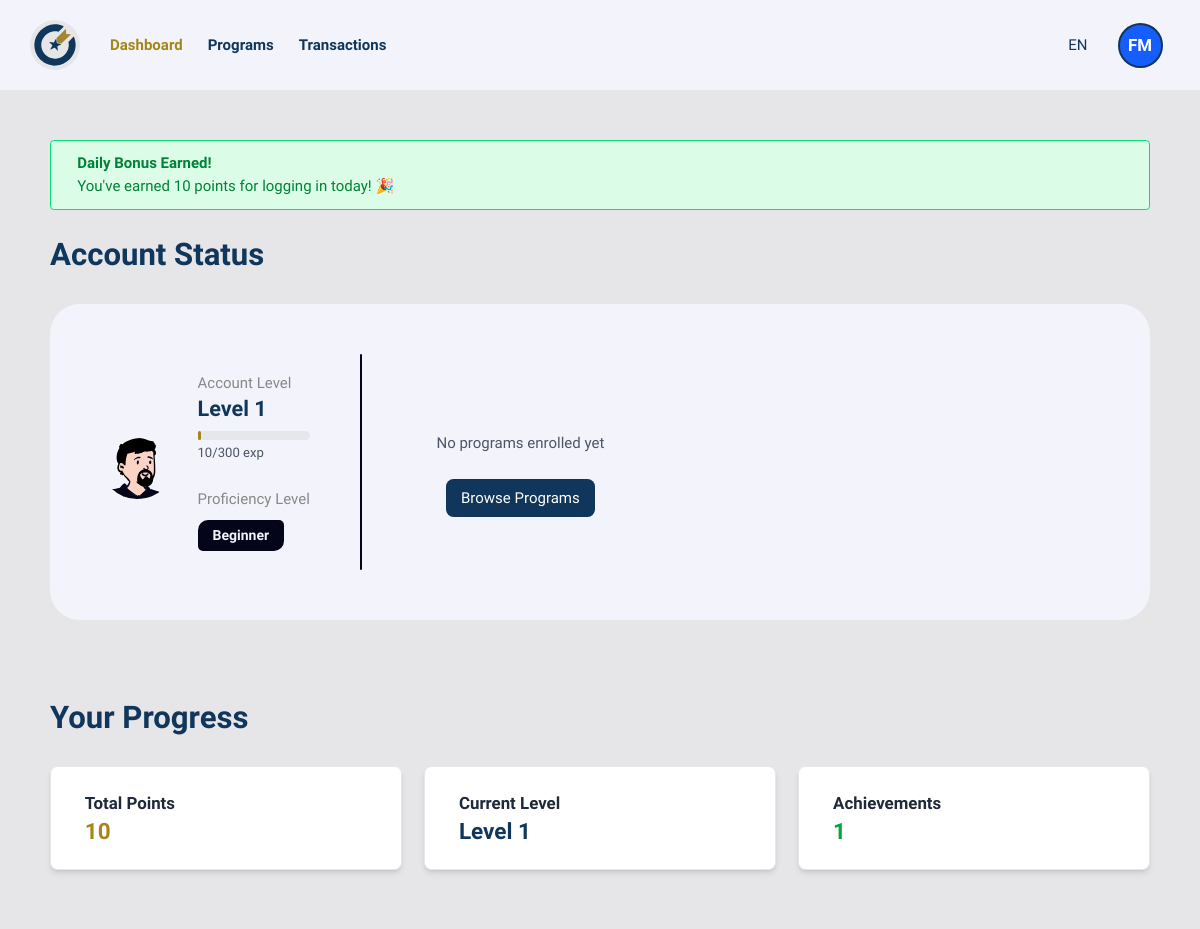
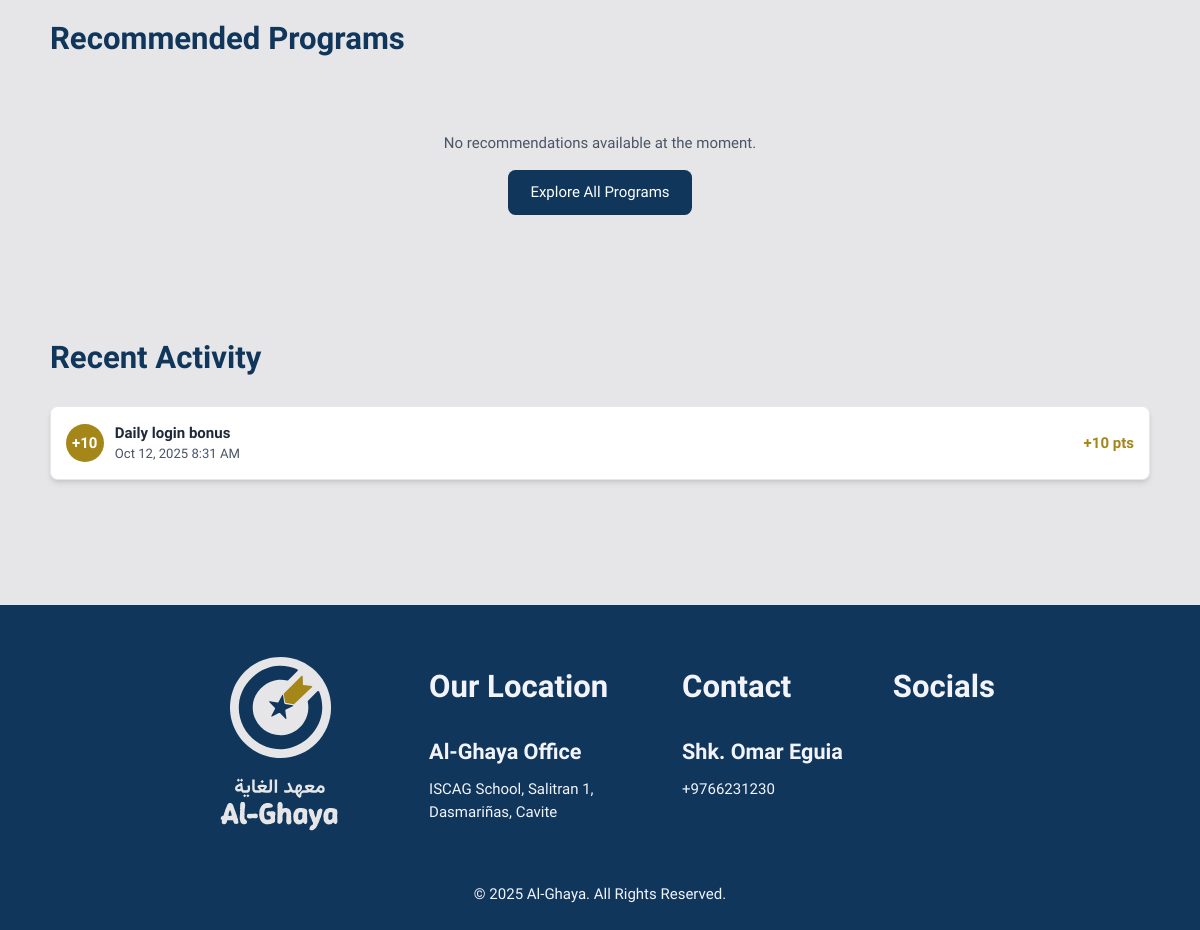
/pages/student/student-dashboard.php (signed in), run on an earlier commit of the app's database (2 pictures, top to bottom).
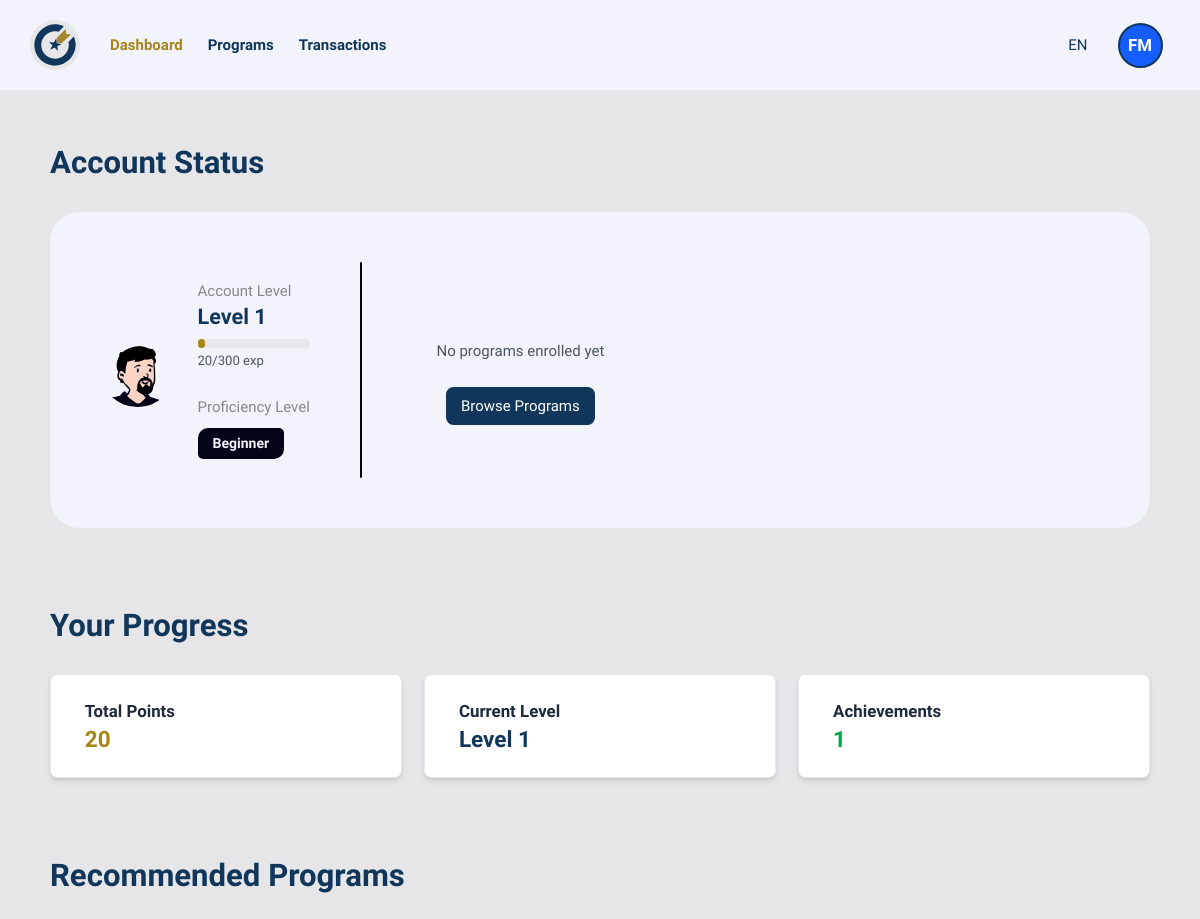
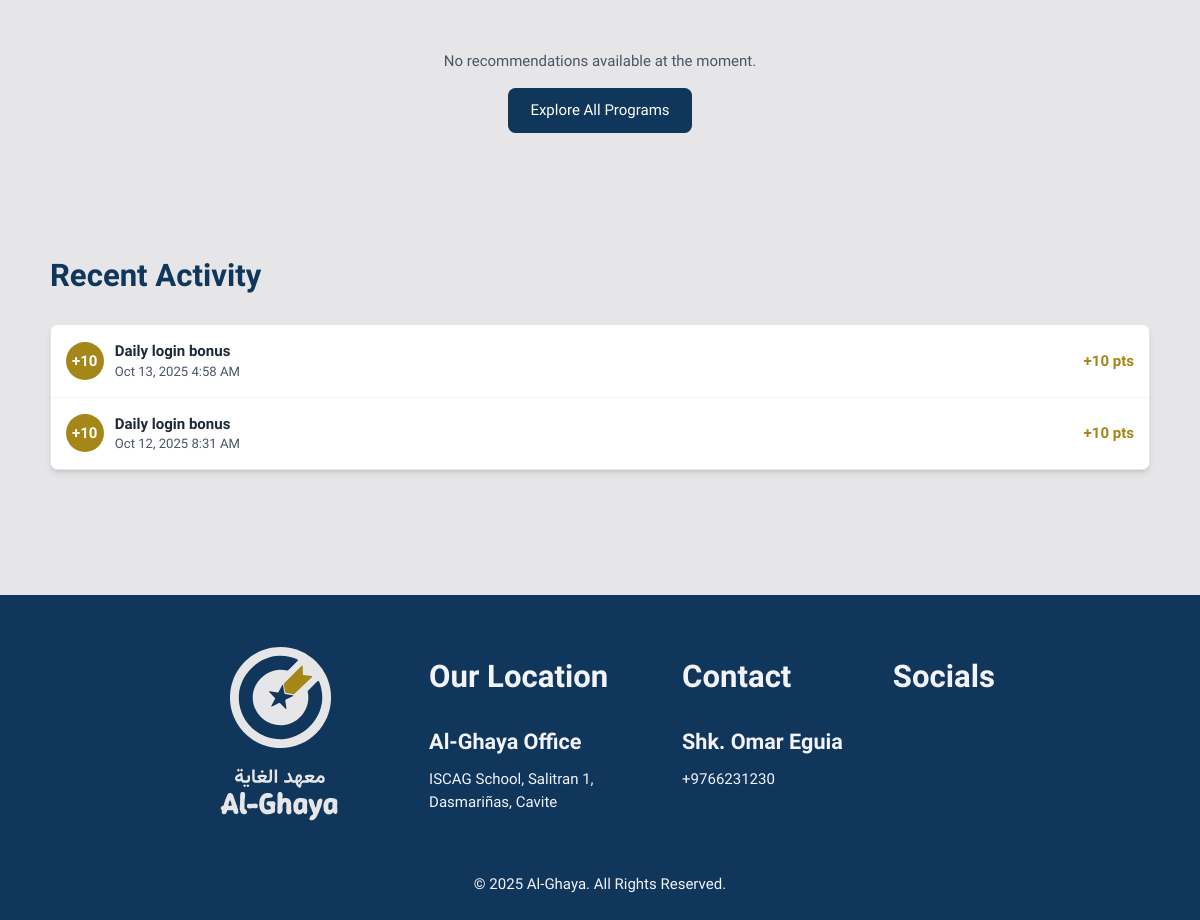
And on a later commit of the database (2 pictures, top to bottom).
### tables this page shows
CREATE TABLE `user` (
  `userID` int(11) NOT NULL,
  `email` varchar(255) NOT NULL,
  `password` varchar(255) DEFAULT NULL,
  `fname` varchar(100) DEFAULT NULL,
  `lname` varchar(100) DEFAULT NULL,
  `role` enum('student','teacher','admin') DEFAULT 'student',
  `level` int(11) DEFAULT 1,
  `points` int(11) DEFAULT 0,
  `proficiency` enum('beginner','intermediate','advanced') DEFAULT 'beginner',
  `profile_picture` varchar(255) DEFAULT NULL,
  `department` varchar(100) DEFAULT NULL,
  `experience` varchar(50) DEFAULT NULL,
  `bio` text DEFAULT NULL,
  `phone` varchar(20) DEFAULT NULL,
  `gender` enum('male','female','other') DEFAULT NULL,
  `dateCreated` timestamp NOT NULL DEFAULT current_timestamp(),
  `lastLogin` timestamp NULL DEFAULT NULL,
  `isActive` tinyint(1) DEFAULT 1
);

CREATE TABLE `point_transactions` (
  `id` int(11) NOT NULL,
  `userID` int(11) NOT NULL,
  `points` int(11) NOT NULL COMMENT 'Points earned (positive) or spent (negative)',
  `activity_type` varchar(100) NOT NULL COMMENT 'Type of activity that earned/spent points',
  `description` text DEFAULT NULL,
  `reference_id` int(11) DEFAULT NULL COMMENT 'ID of related object (program, chapter, etc.)',
  `dateCreated` timestamp NOT NULL DEFAULT current_timestamp()
);

### php/gamification.php (called while the page is built, shortened)
<?php
class GamificationSystem {
    private $conn;
    public function __construct($database_connection) {
        $this->conn = $database_connection;
    }
    public function getRecentTransactions($userID, $limit = 10) {
        try {
            $stmt = $this->conn->prepare("
                SELECT points, activity_type, description, dateCreated
                FROM point_transactions
                WHERE userID = ?
                ORDER BY dateCreated DESC
                LIMIT ?
            ");
            $stmt->bind_param("ii", $userID, $limit);
            $stmt->execute();
            $result = $stmt->get_result();
            return $result->fetch_all(MYSQLI_ASSOC);
        } catch (Exception $e) {
            error_log("Error getting recent transactions: " . $e->getMessage());
            return [];
        }
    }
}
?>

### pages/student/student-dashboard.php (the view, shortened to what the rows shown need)
<?php
    require '../../php/dbConnection.php';
    require '../../php/gamification.php';
    require '../../php/functions.php';
    $studentID = $_SESSION['userID'];
    $gamification = new GamificationSystem($conn);
    $recentTransactions = $gamification->getRecentTransactions($studentID, 5);
?>
<?php include '../../components/header.php'; ?>
<?php include '../../components/student-nav.php'; ?>
<div class="page-container">
    <div class="page-content">
        <section class="content-section">
            <h1 class="section-title">Account Status</h1>
        </section>
        <section class="content-section">
            <h1 class="section-title">Your Progress</h1>
        </section>
        <section class="content-section">
            <h1 class="section-title">Recommended Programs</h1>
        </section>
        <?php if ($recentTransactions): ?>
        <section class="content-section">
            <h1 class="section-title">Recent Activity</h1>
            <div class="bg-white rounded-lg shadow-md border border-gray-200">
                <?php foreach ($recentTransactions as $transaction): ?>
                <div class="flex items-center justify-between p-4 border-b border-gray-100 last:border-b-0">
                    <div class="flex items-center">
                        <div class="w-10 h-10 bg-[#A58618] rounded-full flex items-center justify-center text-white font-bold mr-3">
                            +<?= $transaction['points'] ?>
                        </div>
                        <div>
                            <p class="font-semibold text-gray-800"><?= htmlspecialchars($transaction['description']) ?></p>
                            <p class="text-sm text-gray-600"><?= date('M j, Y g:i A', strtotime($transaction['dateCreated'])) ?></p>
                        </div>
                    </div>
                    <span class="text-[#A58618] font-semibold">+<?= $transaction['points'] ?> pts</span>
                </div>
                <?php endforeach; ?>
            </div>
        </section>
        <?php endif; ?>
    </div>
</div>
<?php include '../../components/footer.php'; ?>
</body>
</html>

### components/student-nav.php (shortened to what the rows shown need)
<?php
include('../../php/dbConnection.php');
if (isset($_SESSION['userID'])) {
    $userQuery = $conn->prepare("SELECT fname, lname, email, level, points FROM user WHERE userID = ?");
    $userQuery->bind_param("i", $_SESSION['userID']);
    $userQuery->execute();
    $userInfo = $userQuery->get_result()->fetch_assoc();
    $userInitials = strtoupper(substr($userInfo['fname'], 0, 1) . substr($userInfo['lname'], 0, 1));
}
?>
<nav class="bg-company_white flex flex-grow items-center justify-center sticky top-0 z-50">
    <div class="px-[50px] py-[20px] sm:px-6 lg:px-8 max-w-[1200px] w-full">
        <div class="relative gap-[25px] flex flex-1 items-center w-full">
            <div class="flex items-center">
                <div class="relative">
                    <button id="student-profile-button" onclick="toggleProfileDropdown('student')"
                        class="flex items-center focus:outline-none hover:cursor-pointer group">
                        <div class="w-12 h-12 rounded-full bg-blue-600 flex items-center justify-center text-white font-bold text-lg border-2 border-secondary hover:bg-blue-700 transition-all duration-200">
                            <?= $userInitials ?>
                        </div>
                    </button>
                </div>
            </div>
        </div>
    </div>
</nav>

What changed in the data, as far as the page shows it:
added point_transactions: points "10", description "Daily login bonus", dateCreated "Oct 13, 2025 4:58 AM"
Also different on the page:
$userStats['progress_to_next_level']: 3.3333333333333 → 6.6666666666667 (drawn)
$userStats['points']: "10" → "20"
PointValues::LOGIN_DAILY: "10" → (not shown)
text no longer shown: "Daily Bonus Earned! You've earned points for logging in today! 🎉"
